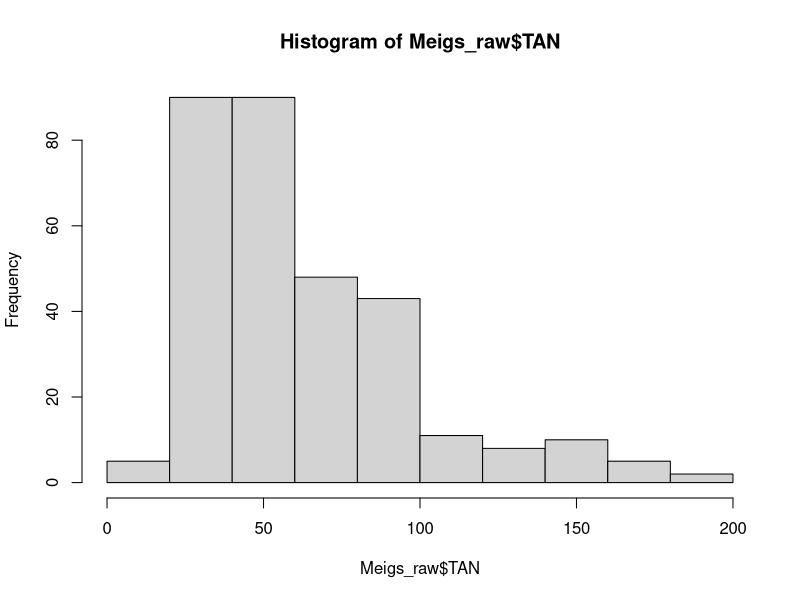
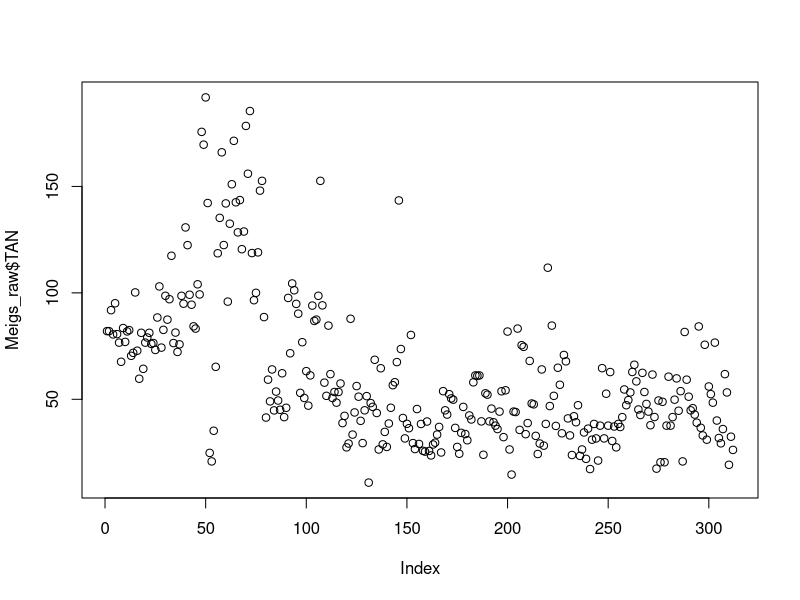
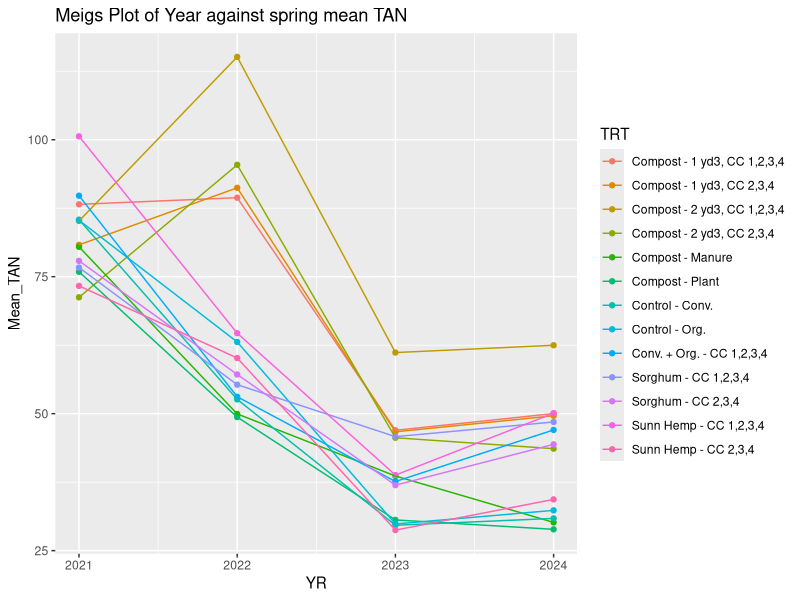
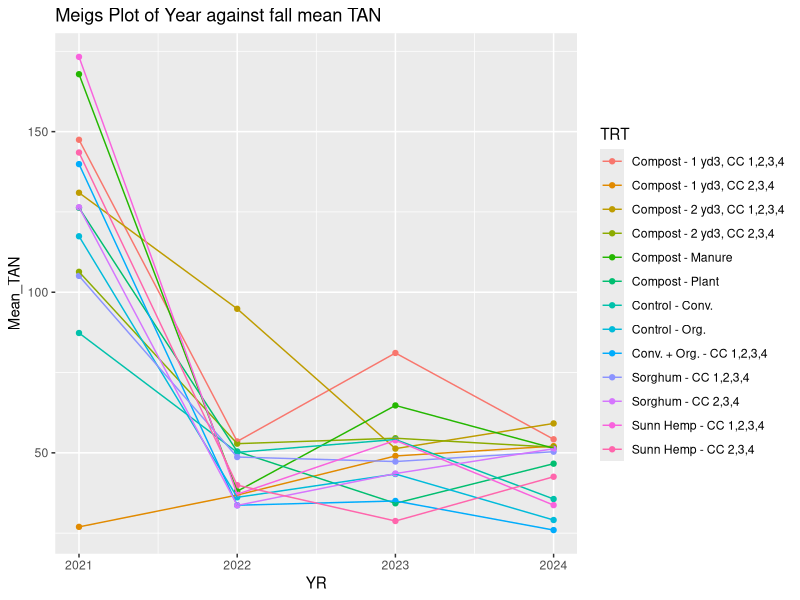
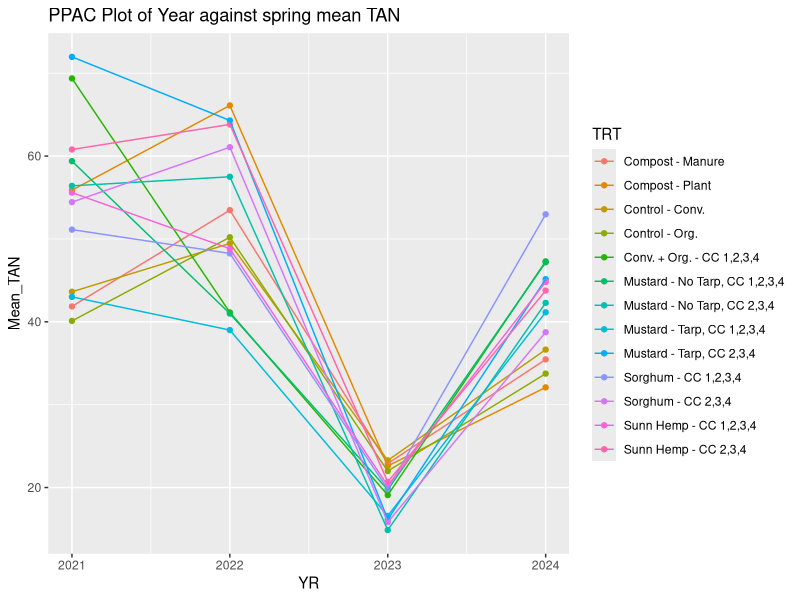
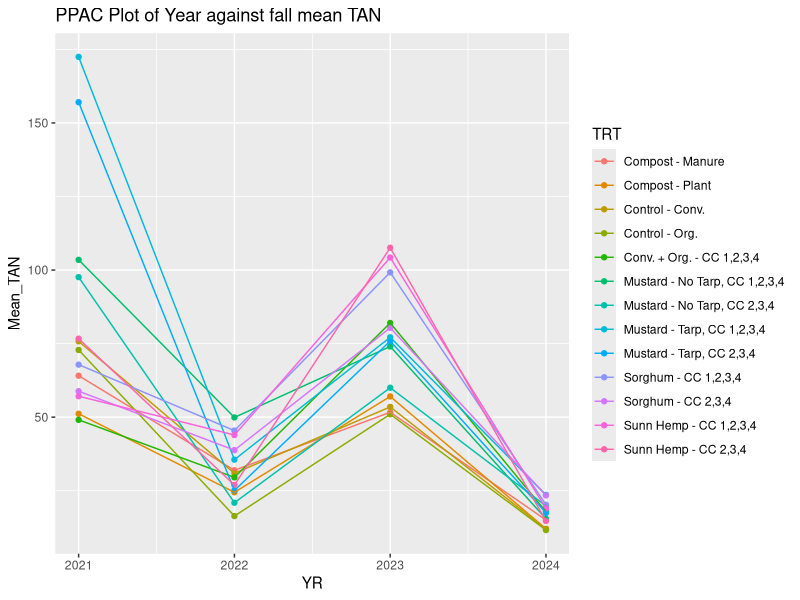
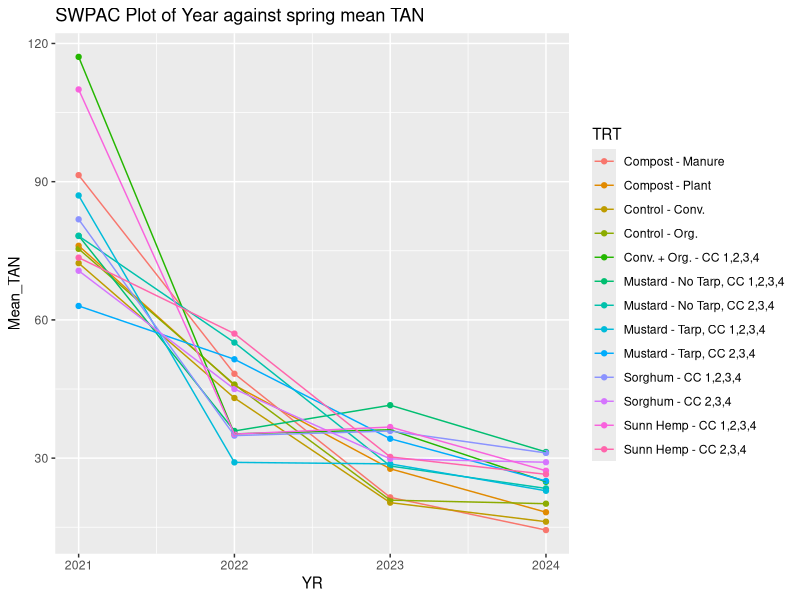
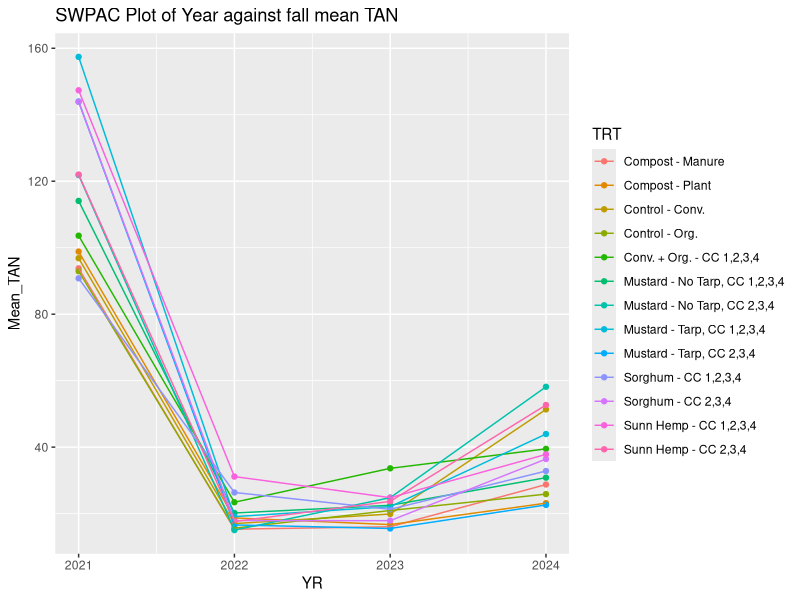

Write R code to recreate these figures, in order.
## ---- chunk 1
knitr::opts_chunk$set(echo = TRUE)
## ---- chunk 2
library(readxl)
library(dplyr)
library(ggplot2)
## ---- chunk 3
SWPAC_raw = read_excel("SWPAC_Soil_Master file_21_22_23_24.xlsx", sheet = "Sheet1")
Meigs_raw = read_excel("Meigs_Soil_Master file_21_22_23_24.xlsx", sheet = "Sheet1")
PPAC_raw = read_excel("PPAC_Soil_Master file_21_22_23_24.xlsx", sheet = "Sheet1")
## ---- chunk 4
Meigs_raw[Meigs_raw$TAN > 170, ]

hist(Meigs_raw$TAN)
plot(Meigs_raw$TAN)
## ---- chunk 5
#final_sequence <- rep(1:13, times = c(3,3,3,3,3,3,3,3,3,3,3,3,3), each = 4)
final_seq = rep(rep(1:13, each = 3), times = 4)

## ---- chunk 6
SWPAC_raw_spring = SWPAC_raw[SWPAC_raw$ST == "Spring",]
SWPAC_raw_fall = SWPAC_raw[SWPAC_raw$ST == "Fall",]

Meigs_raw_spring = Meigs_raw[Meigs_raw$ST == "Spring",]
Meigs_raw_fall = Meigs_raw[Meigs_raw$ST == "Fall",]

PPAC_raw_spring = PPAC_raw[PPAC_raw$ST == "Spring",]
PPAC_raw_fall = PPAC_raw[PPAC_raw$ST == "Fall",]

## ---- chunk 7
Meigs_raw_fall = Meigs_raw_fall[,c('TRT', "YR", "TAN")]
SWPAC_raw_fall = SWPAC_raw_fall[,c('TRT', "YR", "TAN")]
PPAC_raw_fall = PPAC_raw_fall[,c('TRT', "YR", "TAN")]

Meigs_raw_spring = Meigs_raw_spring[,c('TRT', "YR", "TAN")]
SWPAC_raw_spring = SWPAC_raw_spring[,c('TRT', "YR", "TAN")]
PPAC_raw_spring = PPAC_raw_spring[,c('TRT', "YR", "TAN")]
## ---- chunk 8
Meigs_raw_fall
PPAC_raw_fall
SWPAC_raw_spring
## ---- chunk 9
calculate_mean_TAN <- function(data) {
  data %>%
    group_by(YR, TRT) %>%
    summarize(Mean_TAN = mean(TAN, na.rm = TRUE))
}

datasets <- list(Meigs_raw_fall, Meigs_raw_spring, PPAC_raw_fall, PPAC_raw_spring, SWPAC_raw_fall,SWPAC_raw_spring)

names(datasets) <- c("Meigs_fall", "Meigs_spring", "PPAC_fall", "PPAC_spring", "SWPAC_fall", "SWPAC_spring")

results <- lapply(datasets, calculate_mean_TAN)

# Assign results to variables
list2env(results, envir = .GlobalEnv)

## ---- chunk 10
Meigs_fall
## ---- chunk 11
anova(lm(Mean_TAN~YR+TRT, Meigs_fall))
summary(lm(Mean_TAN~YR+TRT, Meigs_fall))
## ---- chunk 12
anova(lm(Mean_TAN~YR+TRT, Meigs_spring))
summary(lm(Mean_TAN~YR+TRT, Meigs_spring))
## ---- chunk 13


spring_plot = Meigs_spring %>% ggplot(aes(x=YR, y=Mean_TAN, colour = TRT)) + geom_point() + geom_line(aes(x = YR, group = TRT)) + ggtitle("Meigs Plot of Year against spring mean TAN")
spring_plot

fall_plot = Meigs_fall %>% ggplot(aes(x=YR, y=Mean_TAN, colour = TRT)) + geom_point() + geom_line(aes(x = YR, group = TRT)) + ggtitle("Meigs Plot of Year against fall mean TAN")
fall_plot
## ---- chunk 14
anova(lm(Mean_TAN~YR+TRT, PPAC_fall))
summary(lm(Mean_TAN~YR+TRT, PPAC_fall))

anova(lm(Mean_TAN~YR+TRT, PPAC_spring))
summary(lm(Mean_TAN~YR+TRT, PPAC_spring))
## ---- chunk 15
spring_plot = PPAC_spring %>% ggplot(aes(x=YR, y=Mean_TAN, colour = TRT)) + geom_point() + geom_line(aes(x = YR, group = TRT)) + ggtitle("PPAC Plot of Year against spring mean TAN")
spring_plot

fall_plot = PPAC_fall %>% ggplot(aes(x=YR, y=Mean_TAN, colour = TRT)) + geom_point() + geom_line(aes(x = YR, group = TRT)) + ggtitle("PPAC Plot of Year against fall mean TAN")
fall_plot
## ---- chunk 16
spring_plot = SWPAC_spring %>% ggplot(aes(x=YR, y=Mean_TAN, colour = TRT)) + geom_point() + geom_line(aes(x = YR, group = TRT)) + ggtitle("SWPAC Plot of Year against spring mean TAN")
spring_plot

fall_plot = SWPAC_fall %>% ggplot(aes(x=YR, y=Mean_TAN, colour = TRT)) + geom_point() + geom_line(aes(x = YR, group = TRT)) + ggtitle("SWPAC Plot of Year against fall mean TAN")
fall_plot
